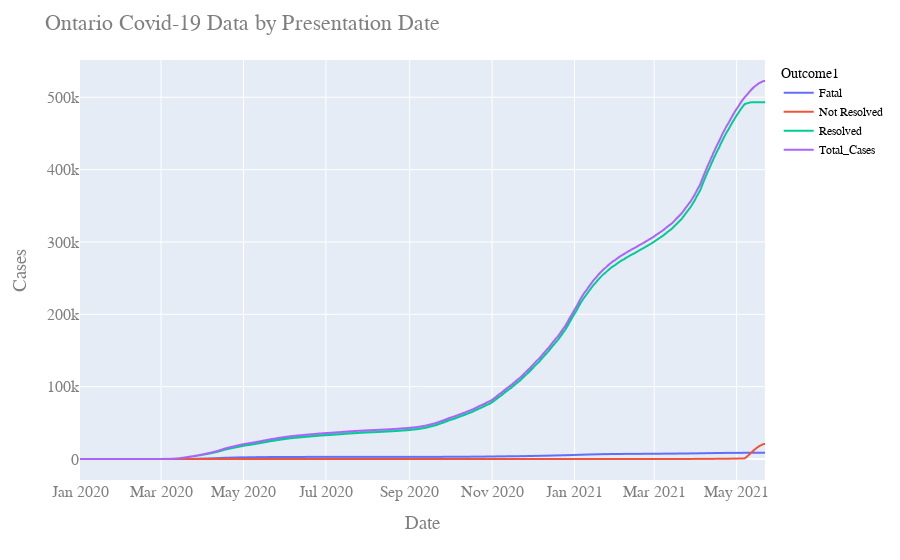

The code cell stored with this chart in its notebook:
### Code cell
fig = px.line(df5, x=df5.index, y="value",color='Outcome1')#,log_y=True)
fig.update_layout(
    title="Ontario Covid-19 Data by Presentation Date",
    xaxis_title="Date",
    yaxis_title="Cases",
    font=dict(
        family="Courier New, monospace",
        size=16,
        color="#7f7f7f"
    ),
    legend=dict(
        font=dict(
            family="sans-serif",
            size=12,
            color="black"
        )
    )
)
fig.show()
#fig.write_html("Ontariopresdate.html")

### Figure 1 — Plotly figure (JSON) as saved in the notebook; plotly's stock layout.template omitted (floating-point values rounded to 4 significant figures; data arrays with more than 128 entries replaced by an {"elided": "..."} marker saying what was removed)
{"data": [{"hovertemplate": "Outcome1=Fatal<br>Accurate_Episode_Date=%{x}<br>value=%{y}<extra></extra>", "legendgroup": "Fatal", "line": {"color": "#636efa", "dash": "solid"}, "mode": "lines", "name": "Fatal", "showlegend": true, "type": "scattergl", "x": {"elided": "479 str values"}, "xaxis": "x", "y": {"elided": "479 int values"}, "yaxis": "y"}, {"hovertemplate": "Outcome1=Not Resolved<br>Accurate_Episode_Date=%{x}<br>value=%{y}<extra></extra>", "legendgroup": "Not Resolved", "line": {"color": "#EF553B", "dash": "solid"}, "mode": "lines", "name": "Not Resolved", "showlegend": true, "type": "scattergl", "x": {"elided": "479 str values"}, "xaxis": "x", "y": {"elided": "479 int values"}, "yaxis": "y"}, {"hovertemplate": "Outcome1=Resolved<br>Accurate_Episode_Date=%{x}<br>value=%{y}<extra></extra>", "legendgroup": "Resolved", "line": {"color": "#00cc96", "dash": "solid"}, "mode": "lines", "name": "Resolved", "showlegend": true, "type": "scattergl", "x": {"elided": "479 str values"}, "xaxis": "x", "y": {"elided": "479 int values"}, "yaxis": "y"}, {"hovertemplate": "Outcome1=Total_Cases<br>Accurate_Episode_Date=%{x}<br>value=%{y}<extra></extra>", "legendgroup": "Total_Cases", "line": {"color": "#ab63fa", "dash": "solid"}, "mode": "lines", "name": "Total_Cases", "showlegend": true, "type": "scattergl", "x": {"elided": "479 str values"}, "xaxis": "x", "y": {"elided": "479 int values"}, "yaxis": "y"}], "layout": {"font": {"color": "#7f7f7f", "family": "Courier New, monospace", "size": 16}, "legend": {"font": {"color": "black", "family": "sans-serif", "size": 12}, "title": {"text": "Outcome1"}, "tracegroupgap": 0}, "margin": {"t": 60}, "title": {"text": "Ontario Covid-19 Data by Presentation Date"}, "xaxis": {"anchor": "y", "domain": [0, 1], "title": {"text": "Date"}}, "yaxis": {"anchor": "x", "domain": [0, 1], "title": {"text": "Cases"}}}}
